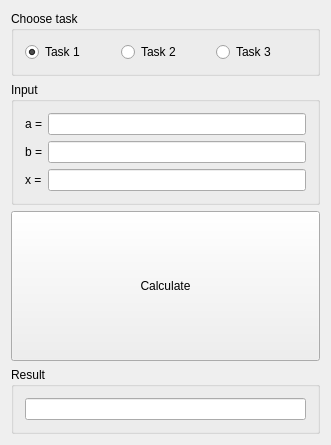
<?xml version="1.0" encoding="UTF-8"?>
<ui version="4.0">
 <class>Widget</class>
 <widget class="QWidget" name="Widget">
  <property name="geometry">
   <rect>
    <x>0</x>
    <y>0</y>
    <width>331</width>
    <height>445</height>
   </rect>
  </property>
  <property name="windowTitle">
   <string>Widget</string>
  </property>
  <layout class="QVBoxLayout" name="verticalLayout" stretch="1,1,3,1">
   <item>
    <widget class="QGroupBox" name="groupBox">
     <property name="title">
      <string>Choose task</string>
     </property>
     <layout class="QHBoxLayout" name="horizontalLayout">
      <item>
       <widget class="QRadioButton" name="radioButton">
        <property name="text">
         <string>Task 1</string>
        </property>
        <property name="checked">
         <bool>true</bool>
        </property>
       </widget>
      </item>
      <item>
       <widget class="QRadioButton" name="radioButton_2">
        <property name="text">
         <string>Task 2</string>
        </property>
       </widget>
      </item>
      <item>
       <widget class="QRadioButton" name="radioButton_3">
        <property name="text">
         <string>Task 3</string>
        </property>
       </widget>
      </item>
     </layout>
    </widget>
   </item>
   <item>
    <widget class="QGroupBox" name="groupBox_2">
     <property name="title">
      <string>Input</string>
     </property>
     <layout class="QGridLayout" name="gridLayout">
      <item row="0" column="0">
       <widget class="QLabel" name="label">
        <property name="text">
         <string>a =</string>
        </property>
       </widget>
      </item>
      <item row="0" column="1">
       <widget class="QLineEdit" name="lineEdit"/>
      </item>
      <item row="1" column="0">
       <widget class="QLabel" name="label_2">
        <property name="text">
         <string>b =</string>
        </property>
       </widget>
      </item>
      <item row="1" column="1">
       <widget class="QLineEdit" name="lineEdit_2"/>
      </item>
      <item row="2" column="0">
       <widget class="QLabel" name="label_3">
        <property name="text">
         <string>x =</string>
        </property>
       </widget>
      </item>
      <item row="2" column="1">
       <widget class="QLineEdit" name="lineEdit_3"/>
      </item>
     </layout>
    </widget>
   </item>
   <item>
    <widget class="QPushButton" name="pushButton">
     <property name="sizePolicy">
      <sizepolicy hsizetype="Expanding" vsizetype="Expanding">
       <horstretch>0</horstretch>
       <verstretch>0</verstretch>
      </sizepolicy>
     </property>
     <property name="text">
      <string>Calculate</string>
     </property>
    </widget>
   </item>
   <item>
    <widget class="QGroupBox" name="groupBox_3">
     <property name="title">
      <string>Result</string>
     </property>
     <layout class="QHBoxLayout" name="horizontalLayout_2">
      <item>
       <widget class="QLineEdit" name="lineEdit_4"/>
      </item>
     </layout>
    </widget>
   </item>
  </layout>
 </widget>
 <layoutdefault spacing="6" margin="11"/>
 <resources/>
 <connections/>
</ui>
